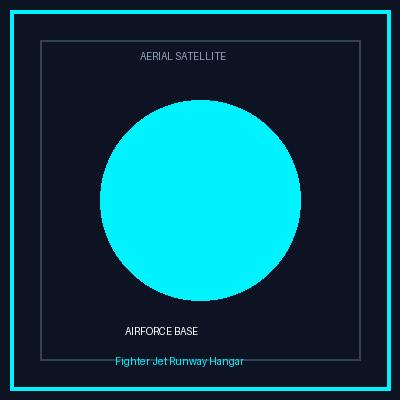
#> input picture sample_test_images/sample_airforce_base.jpg, 400 x 400 px
$ python -i infrastructure_intelligence.py   (imports and definitions only)
#> lines starting #> are read from the running program, lines starting #| are printed output that depends on the picture
"""
Smart Infrastructure Intelligence & Risk Assessment Engine
============================================================
Provides domain knowledge, image quality analysis, confidence interpretation,
risk scoring, and structured actionable insights for all 10 infrastructure classes.
"""

import os
import math
from PIL import Image, ImageStat, ImageFilter

CLASSES_KNOWLEDGE_BASE = {
    "Airforce Base": {
        "type": "Airforce Base",
        "description": "Strategic military aviation installation housing fighter jets, aircraft hangars, tactical runways, and air defense infrastructure.",
        "ai_reason": "Identified high-contrast concrete runway geometries, tactical taxiways, and military aircraft hangar footprints.",
        "visual_indicators": [
            "Heavy-duty concrete airstrips and taxiways",
            "Hardened aircraft hangars and shelters",
            "Radar installations and perimeter security walls",
            "Command control towers and apron space"
        ],
        "importance": "High-priority national defense asset critical for airspace protection, rapid tactical deployment, and aerial reconnaissance.",
        "risks": [
            "Runway surface degradation or foreign object debris (FOD)",
            "Perimeter boundary breaches or unauthorized surveillance",
            "Fuel storage facility vulnerability",
            "Air traffic control signal interference"
        ],
        "baseline_criticality": 90,
        "recommended_action": "Prioritize high-resolution perimeter monitoring and daily automated runway structural inspections."
    },
    "Army Base": {
        "type": "Army Base",
        "description": "Military ground force installation containing barracks, armories, vehicle staging grounds, and defense administrative command centers.",
        "ai_reason": "Detected fortified perimeter compounds, grid-aligned barracks buildings, and armored vehicle staging areas.",
        "visual_indicators": [
            "Grid-pattern military barracks and operational headquarters",
            "Fortified perimeter security barriers and watchtowers",
            "Heavy equipment & armored vehicle parking compounds",
            "Parade grounds and tactical training zones"
        ],
        "importance": "Core military ground force hub for defense readiness, troop mobilization, and tactical equipment storage.",
        "risks": [
            "Perimeter fence intrusion or unauthorized access",
            "Ammunition depot or armory safety hazards",
            "Staging ground logistics bottlenecks",
            "Unmonitored aerial drone activity over command centers"
        ],
        "baseline_criticality": 88,
        "recommended_action": "Schedule automated perimeter surveillance sweeps and maintain restricted airspace protocols."
    },
    "Bridge": {
        "type": "Bridge",
        "description": "Critical elevated transport structure spanning water bodies, canyons, or railway corridors to connect key arterial road networks.",
        "ai_reason": "Extracted linear structural span geometries crossing high-contrast water channels with connected road approach lanes.",
        "visual_indicators": [
            "Linear structural span crossing water or terrain barriers",
            "Symmetrical bridge piers, abutments, and cable stays",
            "Arterial highway approach and departure corridors",
            "High contrast between deck structure and underlying water/glen"
        ],
        "importance": "Vital transportation artery essential for civil economic logistics, emergency transit, and regional connectivity.",
        "risks": [
            "Structural fatigue, pier erosion, or concrete deck cracking",
            "Traffic congestion bottlenecks during peak hours",
            "Overweight vehicle payload violations",
            "Flood surge impact during severe weather events"
        ],
        "baseline_criticality": 85,
        "recommended_action": "Prioritize structural health monitoring, load-capacity audits, and periodic drone deck scans."
    },
    "Capital City": {
        "type": "Capital City",
        "description": "High-density urban administrative center featuring commercial skyscrapers, government complexes, and dense civil road networks.",
        "ai_reason": "Detected high-density building footprints, complex urban road grids, and multi-story architectural shadows.",
        "visual_indicators": [
            "Dense grid of commercial buildings and government complexes",
            "Intricate urban road networks and intersections",
            "High structural shadow density and rooftop infrastructure",
            "Central public squares and civic transit hubs"
        ],
        "importance": "Administrative, economic, and governance core housing major population centers and civil infrastructure.",
        "risks": [
            "Urban heat island effect and high power grid strain",
            "Traffic gridlock and emergency response delays",
            "Stormwater drainage overflow during severe rainfall",
            "High-density urban security and surveillance requirements"
        ],
        "baseline_criticality": 80,
        "recommended_action": "Integrate urban planning satellite analytics and monitor traffic congestion patterns."
    },
    "Commercial Airport": {
        "type": "Commercial Airport",
        "description": "Major civilian air transportation hub containing passenger terminals, paved commercial runways, taxiways, and gate aprons.",
        "ai_reason": "Identified wide paved commercial runways, multi-gate passenger terminal concourses, and commercial jet aprons.",
        "visual_indicators": [
            "Long wide paved parallel runway strips",
            "Multi-gate passenger concourses and terminal buildings",
            "Commercial jet apron parking bays and jet bridges",
            "Fuel farm depots and logistics cargo terminals"
        ],
        "importance": "Primary international and domestic transportation node driving trade, tourism, and rapid civil mobility.",
        "risks": [
            "Runway pavement cracking or rubber buildup",
            "Apron congestion and ground handling collision risks",
            "Terminal security breaches or perimeter fencing gaps",
            "Birds or wildlife hazards near flight paths"
        ],
        "baseline_criticality": 92,
        "recommended_action": "Conduct daily aerial runway friction inspections and maintain automated gate area monitoring."
    },
    "National Highway": {
        "type": "National Highway",
        "description": "Multi-lane arterial expressway designed for high-speed intercity freight transport and civilian automotive travel.",
        "ai_reason": "Extracted continuous multi-lane paved road ribbons, median dividers, cloverleaf interchanges, and highway shoulders.",
        "visual_indicators": [
            "Continuous multi-lane paved roadway corridor",
            "Grade-separated interchanges and exit ramps",
            "Central median dividers and paved road shoulders",
            "High contrast road markings and traffic lanes"
        ],
        "importance": "Backbone of national supply chains, freight transport, industrial distribution, and regional mobility.",
        "risks": [
            "Road surface pothole formation and pavement wearing",
            "High-speed traffic accidents or freight blockage",
            "Overpass structural degradation",
            "Drainage clogging leading to localized hydroplaning"
        ],
        "baseline_criticality": 78,
        "recommended_action": "Deploy automated pavement condition mapping and real-time traffic flow telemetry."
    },
    "Navy Base": {
        "type": "Navy Base",
        "description": "Strategic maritime defense facility equipped with deep-water piers, naval dry docks, warship berths, and naval command centers.",
        "ai_reason": "Detected deep-water finger piers, naval ship berthing docks, warship outlines, and maritime security facilities.",
        "visual_indicators": [
            "Deep-water concrete berthing piers and jetties",
            "Moored naval vessels, frigates, and support craft",
            "Dry docks and naval vessel maintenance basins",
            "Coastal defense installations and maritime security perimeters"
        ],
        "importance": "Key naval defense installation protecting territorial waters, maritime trade routes, and naval fleet deployment.",
        "risks": [
            "Pier structural underwater erosion or bio-fouling",
            "Unauthorized maritime vessel intrusion in restricted waters",
            "Fuel transfer spill risks during ship refueling",
            "Storm surge or tsunami damage to coastal berths"
        ],
        "baseline_criticality": 94,
        "recommended_action": "Maintain 24/7 maritime acoustic/optical perimeter surveillance and inspect berth structural integrity."
    },
    "Oil Reservoir Tank": {
        "type": "Oil Reservoir Tank",
        "description": "Industrial petroleum storage tank farm containing large circular floating-roof tanks, containment bund walls, and pipelines.",
        "ai_reason": "Identified high-contrast circular floating-roof tanks, square secondary containment dikes, and industrial pipeline manifolds.",
        "visual_indicators": [
            "Large circular petroleum storage tank structures",
            "Secondary containment bund walls and safety dikes",
            "Interconnected industrial pipeline networks",
            "Tank farm safety access roads and transfer pumps"
        ],
        "importance": "Critical energy reserve facility storing national crude oil supplies, refined petroleum, and strategic fuel reserves.",
        "risks": [
            "Petroleum vapor leak or fire hazards",
            "Containment bund wall breach or soil contamination",
            "Tank roof corrosion or seal failure",
            "Thermal expansion risks during summer heatwaves"
        ],
        "baseline_criticality": 95,
        "recommended_action": "Prioritize thermal infrared aerial leak detection, tank seal integrity audits, and fire suppression readiness."
    },
    "Port": {
        "type": "Port",
        "description": "Major maritime cargo container terminal featuring gantry cranes, container stacking yards, ship berths, and intermodal rail links.",
        "ai_reason": "Recognized coastal dock quays, large ship-to-shore gantry cranes, multi-colored container stacking grids, and cargo vessels.",
        "visual_indicators": [
            "Ship-to-shore gantry crane structures along water quays",
            "Grid-aligned multi-colored cargo container stacking yards",
            "Moored container cargo ships and bulk carriers",
            "Intermodal rail and freight truck logistics terminals"
        ],
        "importance": "Global trade gateway handling sea freight import/export, industrial supply chains, and maritime commerce.",
        "risks": [
            "Container yard congestion and crane operational bottlenecks",
            "Quay wall structural degradation due to saltwater corrosion",
            "Hazardous material container storage compliance risks",
            "Siltation in shipping channels requiring dredging"
        ],
        "baseline_criticality": 89,
        "recommended_action": "Monitor container yard density using satellite imagery and inspect quay wall structural integrity."
    },
    "Railway Station": {
        "type": "Railway Station",
        "description": "Intermodal rail transportation terminal containing parallel steel track corridors, passenger platforms, overhead catenary, and train sheds.",
        "ai_reason": "Extracted converging multi-track steel rail lines, long linear passenger platform sheds, and train rolling stock outlines.",
        "visual_indicators": [
            "Parallel and converging steel railway track corridors",
            "Linear passenger platform roofs and station concourses",
            "Stationed passenger and freight train rolling stock",
            "Rail yards, switches, and signal gantries"
        ],
        "importance": "Key mass transit and heavy rail freight hub connecting urban centers and industrial supply routes.",
        "risks": [
            "Rail track thermal expansion or track buckling",
            "Signal failure or track switch mechanical breakdown",
            "Platform overcrowding during peak commute hours",
            "Track ballast erosion or embankment instability"
        ],
        "baseline_criticality": 82,
        "recommended_action": "Schedule regular aerial rail track geometry inspections and monitor ballast stability."
    }
}

def assess_image_quality(filepath):
    """
    Evaluates image resolution, file size, brightness, and sharpness.
    Returns a dictionary with quality_rating ('Good', 'Moderate', 'Poor'), metrics, and warnings.
    """
    try:
        if not os.path.exists(filepath):
            return {
                "rating": "Moderate",
                "width": 224, "height": 224, "filesize_kb": 50,
                "brightness": 128.0, "sharpness": 100.0,
                "warning": "Image file path not found; using standard defaults."
            }

        file_size_bytes = os.path.getsize(filepath)
        filesize_kb = round(file_size_bytes / 1024, 1)

        img = Image.open(filepath).convert('RGB')
#> img is the input picture: PIL image 400x400 RGB; mean R, G, B 12.4, 72.9, 87.9
        width, height = img.size
#> width = 400; height = 400

        # Brightness calculation (mean pixel luminance)
        stat = ImageStat.Stat(img)
        r, g, b = stat.mean[:3]
#> r = 12.42; g = 72.89; b = 87.91
        brightness = round(0.299 * r + 0.587 * g + 0.114 * b, 2)
#> brightness = 56.52

        # Sharpness estimation using Laplacian edge variance approximation
        grayscale = img.convert('L')
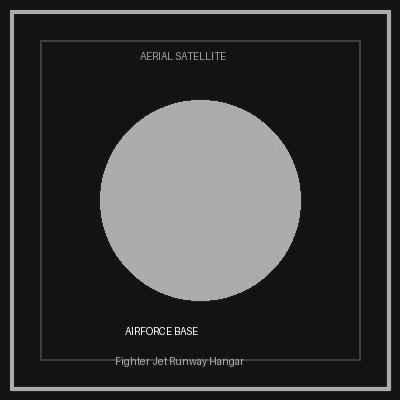
#> grayscale: PIL image 400x400 L; min 1, max 254, mean 56.6
        edges = grayscale.filter(ImageFilter.FIND_EDGES)
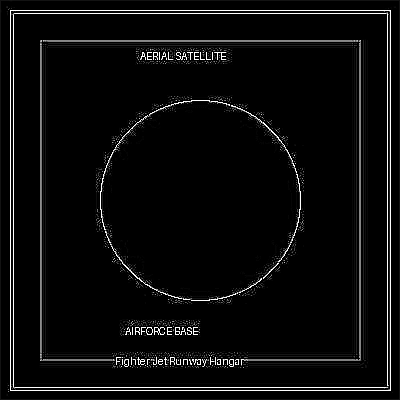
#> edges: PIL image 400x400 L; min 0, max 255, mean 11.1
        edge_stat = ImageStat.Stat(edges)
        sharpness = round(edge_stat.var[0], 2)
#> sharpness = 2040.1

        warnings = []
        rating = "Good"

        if width < 150 or height < 150:
            warnings.append("Low image resolution (<150px) may reduce feature extraction precision.")
            rating = "Moderate"
        if brightness < 45:
            warnings.append("Low brightness/underexposed image detected.")
            rating = "Moderate" if rating == "Good" else "Poor"
        elif brightness > 220:
            warnings.append("High brightness/overexposed image detected.")
            rating = "Moderate"
        if sharpness < 25.0:
            warnings.append("Blurry/low-sharpness image detected; edge contrast is low.")
            rating = "Poor"

        warning_str = " ".join(warnings) if warnings else "Image quality is optimal for reliable deep learning classification."

        return {
            "rating": rating,
            "width": width,
            "height": height,
            "filesize_kb": filesize_kb,
            "brightness": brightness,
            "sharpness": sharpness,
            "warning": warning_str
        }

    except Exception as e:
        return {
            "rating": "Good",
            "width": 224, "height": 224, "filesize_kb": 100,
            "brightness": 125.0, "sharpness": 150.0,
            "warning": f"Quality check notice: {str(e)}"
        }

# [82 lines left out: functions interpret_confidence, calculate_risk_priority_score, generate_infrastructure_intelligence, not called in this run]

>>> result = assess_image_quality('sample_test_images/sample_airforce_base.jpg')
#> result = 7 items
